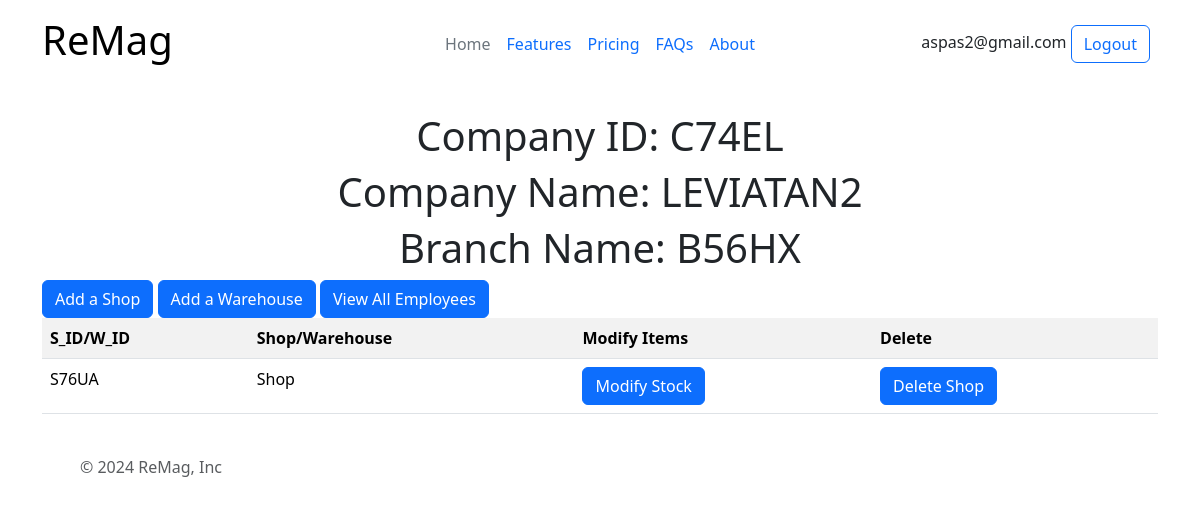
The app's page /branch/B56HX (signed in), older data.
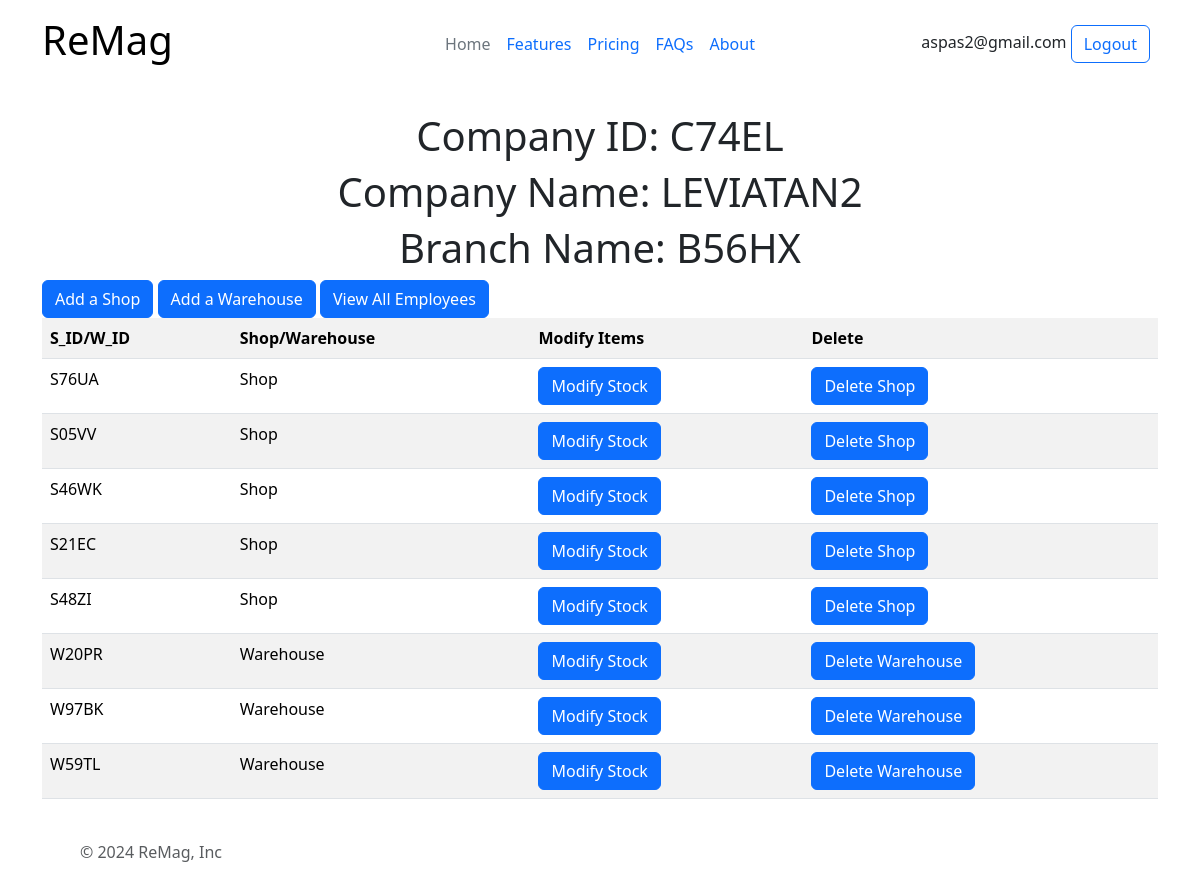
The same page, newer data.
### all/models.py (models this page shows)
class Store(models.Model):
    s_id=models.CharField(primary_key=True,max_length=5)
    branch=models.ForeignKey(Branch,on_delete=models.CASCADE)

class Warehouse(models.Model):
    w_id=models.CharField(primary_key=True,max_length=5)
    branch=models.ForeignKey(Branch,on_delete=models.CASCADE)

### all/views.py (the view)
# urls.py: path("branch/<str:b_id>",views.branch_page,name="branchpage"),
def branch_page(request,b_id):
    context = {}
    if 'company' in request.session:
        context['email']=request.session['email']
        context['company']=Company.objects.get(pk=request.session['company'])
        context['branch']=Branch.objects.get(pk=b_id)
        context['stores']=Store.objects.filter(branch=context['branch'])
        context['warehouses']=Warehouse.objects.filter(branch=context['branch'])
    return render(request,"all/company-page.html",context)

### all/templates/all/company-page.html (shortened to what this page needs)
{% extends "all/base.html" %}
{% block content %}
    <h3>Company ID: {{company.c_id}}</h3>
    <h3>Company Name: {{company.c_name}}</h3>
    <h3>Branch Name: {{branch.b_id}}</h3>
    <button type="button" class="btn btn-primary" onclick="location.href = '/add-shop/{{branch.b_id}}';">Add a Shop</button>
    <button type="button" class="btn btn-primary" onclick="location.href = '/add-warehouse/{{branch.b_id}}';">Add a Warehouse</button>
    <button type="button" class="btn btn-primary" onclick="location.href = '/all-employees';">View All Employees</button>
    <table class="table table-striped">
        <tr>
            <th scope="col">S_ID/W_ID</th>
            <th scope="col">Shop/Warehouse</th>
            <th scope="col">Modify Items</th>
            <th scope="col">Delete</th>
        </tr>
        {% for store in stores %}
            <tr>
                <td>{{store.s_id}}</td>
                <td>Shop</td>
                <td><button class="btn btn-primary" onclick="location.href = '/modify-stock';">Modify Stock</button></td>
                <td><button class="btn btn-primary" onclick="location.href = '/delete-store/{{branch.b_id}}/{{store.s_id}}';">Delete Shop</button></td>
            </tr>
        {% endfor %}
        {% for warehouse in warehouses %}
        <tr>
            <td>{{warehouse.w_id}}</td>
            <td>Warehouse</td>
            <td><button class="btn btn-primary" onclick="location.href = '/modify-stock';">Modify Stock</button></td>
            <td><button class="btn btn-primary" onclick="location.href = '/delete-warehouse/{{branch.b_id}}/{{warehouse.w_id}}';">Delete Warehouse</button></td>
        </tr>
        {% endfor %}
    </table>
{% endblock %}

Row changes from the older to the newer data that the page shows:
added Store: s_id "S05VV"
added Store: s_id "S46WK"
added Store: s_id "S21EC"
added Store: s_id "S48ZI"
added Warehouse: w_id "W20PR"
added Warehouse: w_id "W97BK"
added Warehouse: w_id "W59TL"
